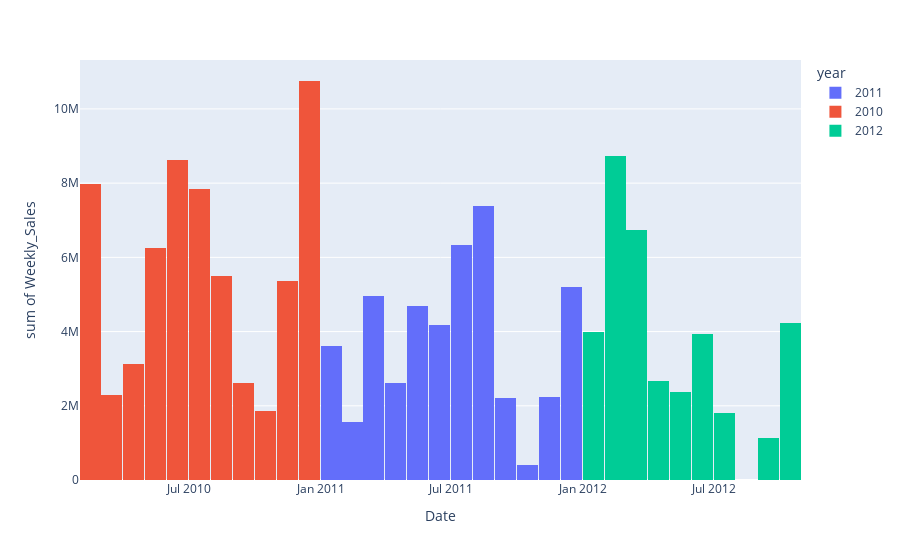

Notebook code cell kept with this figure:
### Markdown cell above
# Data Visualization

### Code cell
fig = px.histogram(df, x='Date', y='Weekly_Sales', color='year', nbins=50)
fig.show()
